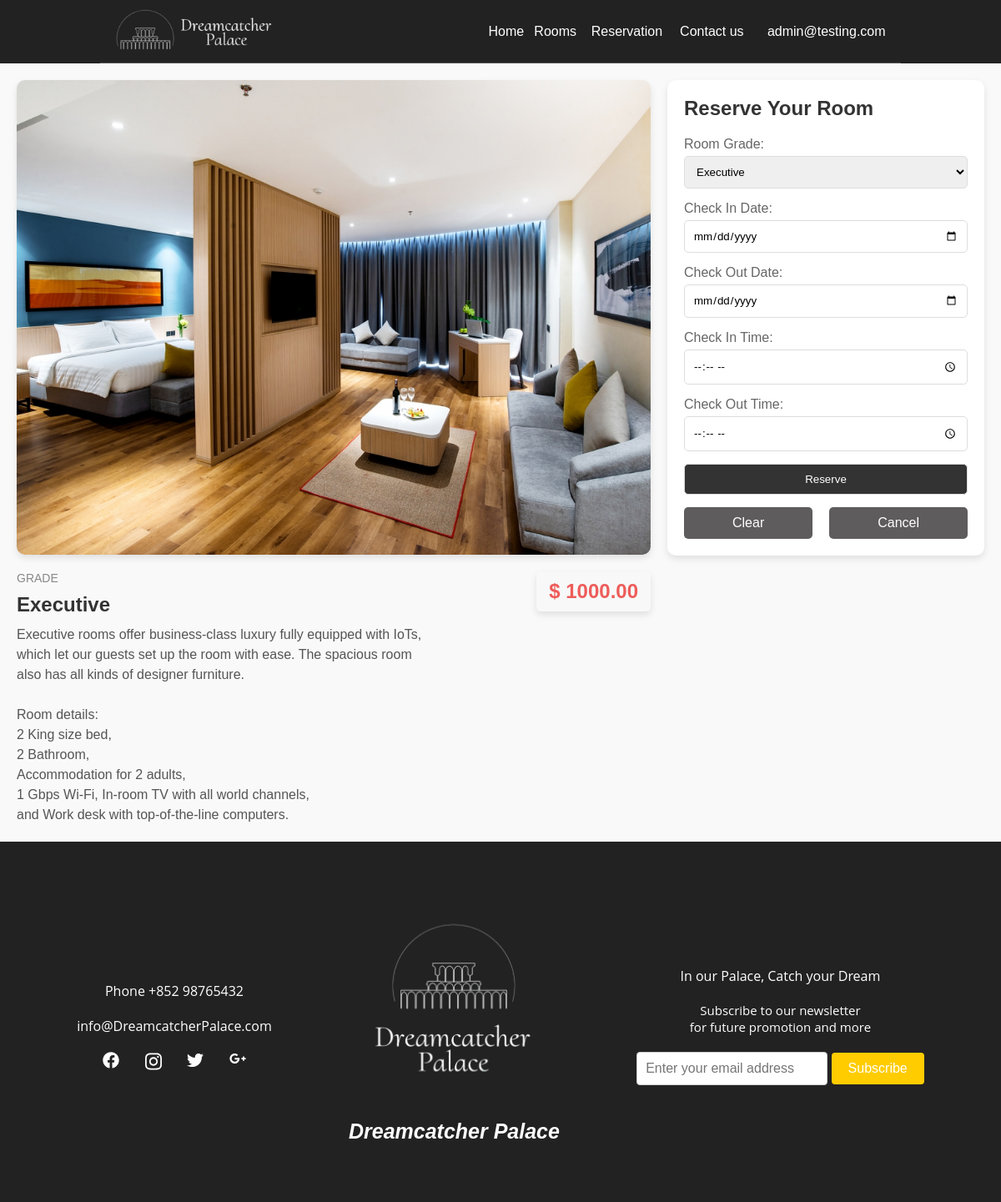
Page /reservation.php?roomGrade=Executive (signed in) on the committed database.
### tables this page shows
CREATE TABLE `room_details` (
  `roomGrade` varchar(20) NOT NULL,
  `roomSpec` varchar(600) NOT NULL,
  `roomPrice` decimal(10,2) NOT NULL,
  `roomIMG` text NOT NULL
);

### reservation.php (the view, shortened to what this page needs)
<?php
include 'DBconn.php';
if (isset($_GET['roomGrade'])) {
	$selectedroomGrade = isset($_GET['roomGrade']) ? $_GET['roomGrade'] : '';
	$roomGrade = mysqli_real_escape_string($conn, $_GET['roomGrade']);
	$sql = "SELECT * FROM room_details WHERE roomGrade = '$roomGrade'";
	$result = mysqli_query($conn, $sql);
	$row = mysqli_fetch_assoc($result);
} else {
	$selectedroomGrade = null;
}
?>
<!DOCTYPE html>
<html>
<head>
	<link rel="stylesheet" href="static/css/reservation.css">
</head>
<body>
	<?php include "navbar.php"; ?>
	<section id="room-page">
		<div class="room-content">
			<div class="left-section">
				<div class="room-details">
					<div class="room-img">
						<?php echo "<img src='static/img/rooms/{$row['roomIMG']}' />"; ?>
					</div>
				</div>
				<div class="room-text">
					<div class="room-text-left">
						<span class="room-category">Grade</span>
						<h3><?php echo $row['roomGrade']; ?></h3>
						<p><?php echo nl2br($row['roomSpec']); ?></p>
					</div>
					<div class="room-text-right">
						<span class="room-price">$ <?php echo $row['roomPrice']; ?></span>
					</div>
				</div>
			</div>
			<div class="right-section">
				<div class="room-form">
					<h3>Reserve Your Room</h3>
					<form method="POST" action="roomSearch.php" onsubmit="return validateDateRange()">
						<label for="roomGrade">Room Grade:</label>
						<select name="roomGrade" id="roomGrade" onchange="updateRoomGrade()">
							<option value="Executive" <?php echo ($selectedroomGrade == 'Executive') ? 'selected' : ''; ?>>Executive
							</option>
						</select><br>
						<label for="reservedStartDate">Check In Date:</label>
						<input type="date" name="reservedStartDate" id="reservedStartDate"><br>
						<label for="reservedEndDate">Check Out Date:</label>
						<input type="date" name="reservedEndDate" id="reservedEndDate"><br>
						<label for="reservedStartTime">Check In Time:</label>
						<input type="time" name="reservedStartTime" id="reservedStartTime"><br>
						<label for="reservedEndTime">Check Out Time:</label>
						<input type="time" name="reservedEndTime" id="reservedEndTime"><br>
						<input type="submit" name="Reserve" value="Reserve" class="form-btn">
						<div class="button-wrapper">
							<button type="reset" class="clear-btn">Clear</button>
							<a href="home.php" class="form-btn cancel-btn">Cancel</a>
						</div>
					</form>
				</div>
			</div>
		</div>
	</section>
	<?php include "footer.php"; ?>
</body>
</html>

### static/css/reservation.css (style rules this page uses)
#room-page { display: flex; justify-content: center; padding: 20px; background-color: #f9f9f9; }
.room-content { display: flex; width: 100%; max-width: 1200px; gap: 20px; }
button { padding: 10px 20px; background-color: #333; color: #fff; border: none; border-radius: 5px; cursor: pointer; font-size: 16px; transition: background-color 0.3s ease; }
.left-section { flex: 2; }
.room-details { margin-bottom: 20px; }
.room-img img { width: 100%; border-radius: 10px; box-shadow: 0 4px 8px rgba(0, 0, 0, 0.1); }
.room-text { display: flex; justify-content: space-between; align-items: flex-start; margin-top: 20px; gap: 20px; }
.room-text-left { flex: 2; }
.room-category { font-size: 14px; color: #888; text-transform: uppercase; margin-bottom: 5px; }
.room-text-left h3 { font-size: 24px; margin: 10px 0; color: #333; }
.room-text-left p { font-size: 16px; line-height: 1.5; color: #555; }
.room-text-right { flex: 1; text-align: right; display: flex; align-items: center; justify-content: flex-end; }
.room-price { font-size: 24px; font-weight: bold; color: #ED5C59; background-color: #f8f8f8; padding: 10px 15px; border-radius: 5px; box-shadow: 0 4px 8px rgba(0, 0, 0, 0.1); }
.right-section { flex: 1; }
.room-form { background-color: white; padding: 20px; border-radius: 10px; box-shadow: 0 4px 8px rgba(0, 0, 0, 0.1); }
.room-form h3 { margin-bottom: 20px; font-size: 24px; color: #333; }
.room-form label { display: block; margin-bottom: 5px; color: #666; }
.room-form input, .room-form select { width: 100%; padding: 10px; margin-bottom: 15px; border: 1px solid #ddd; border-radius: 5px; }
.form-btn { width: 100%; padding: 10px; background-color: #333; color: white; border: none; border-radius: 5px; cursor: pointer; }
.button-wrapper { display: flex; justify-content: center; gap: 20px; }
.clear-btn { width: 100%; padding: 10px; background-color: #5e5c5c; color: white; border: none; border-radius: 5px; cursor: pointer; }
.cancel-btn { text-align: center; background-color: #5e5c5c; color: white; text-decoration: none; padding: 10px 20px; border-radius: 5px; display: inline-block; }

### navbar.php (style rules this page uses)
* { padding: 0; margin: 0; -webkit-box-sizing: border-box; -moz-box-sizing: border-box; box-sizing: border-box; text-decoration: none; font-family: arial, tahoma; list-style: none; }

### footer.php (style rules this page uses)
body { font-family: 'Alegreya Sans', sans-serif; }

### rows in the picture
room_details: roomIMG (picture), roomGrade "Executive", roomSpec "Executive rooms offer business-class luxury fully equipped with IoTs, which let our guests set up the room with ease. The spacious room also has all kinds of designer furniture. Room details: 2 King size bed, 2 Bathroom, Accommodation for 2 adults, 1 Gbps Wi-Fi, In-room TV with all world channels, and Work desk with top-of-the-line computers.", roomPrice "1000.00"

### other values in the picture
$_SESSION['loginUser'] "admin@testing.com"
